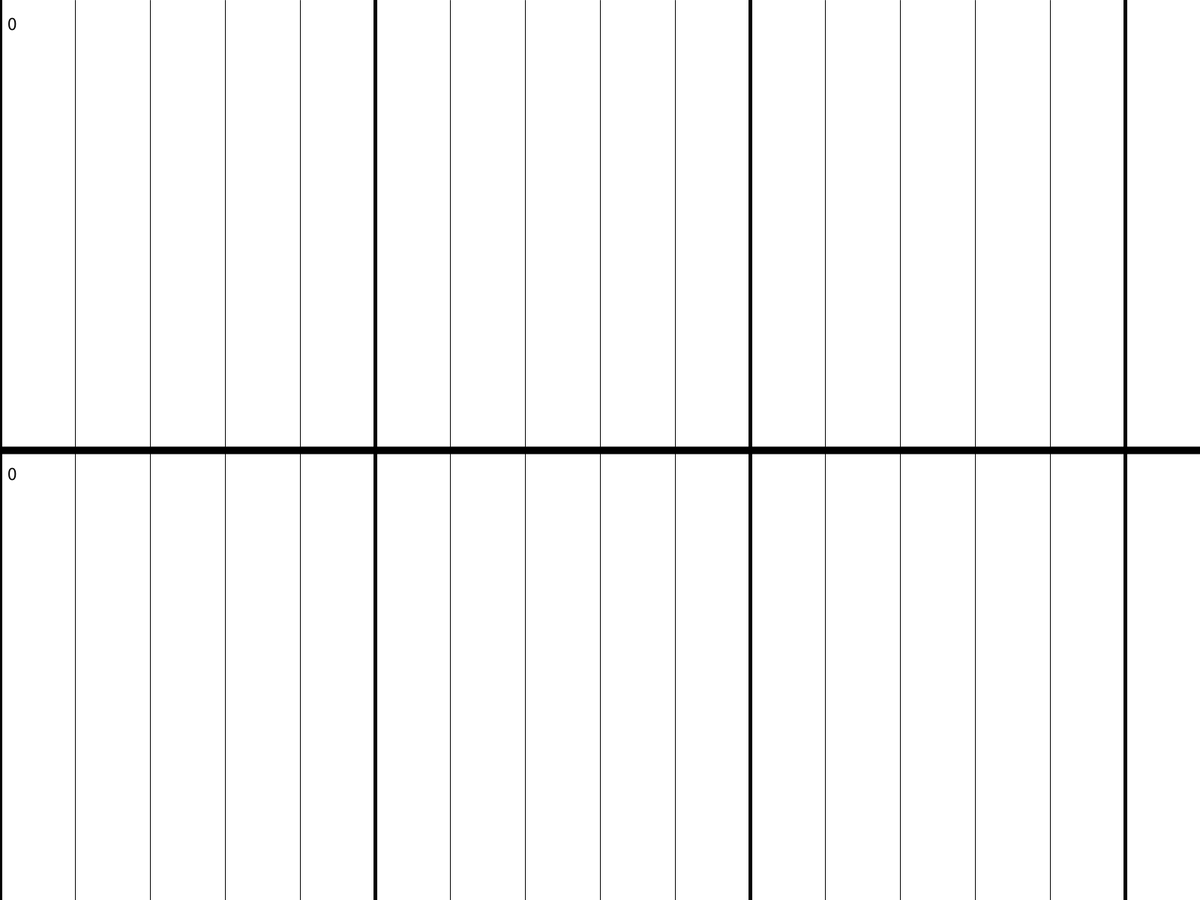
Frame 1 (no input)
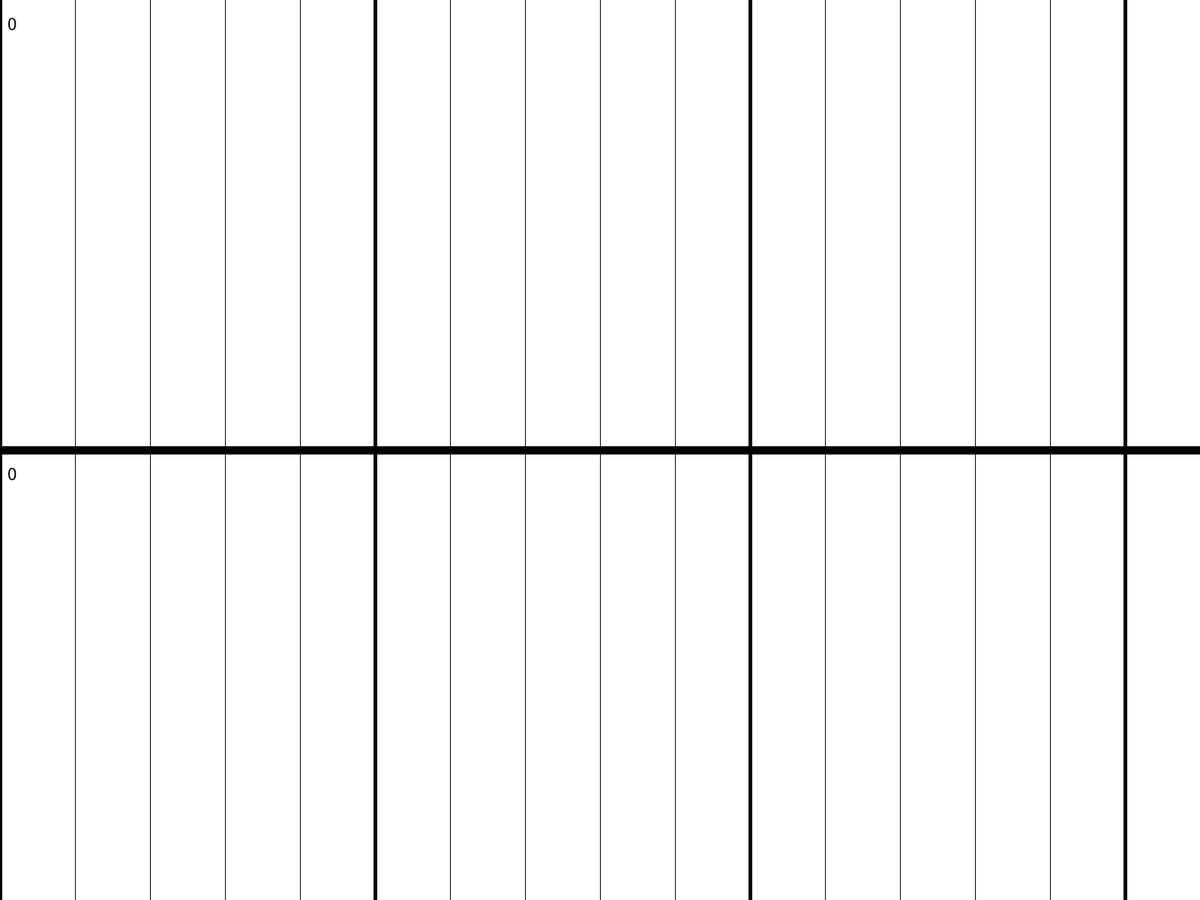
Frame 60 (the mouse pressed at the canvas centre just before this capture)
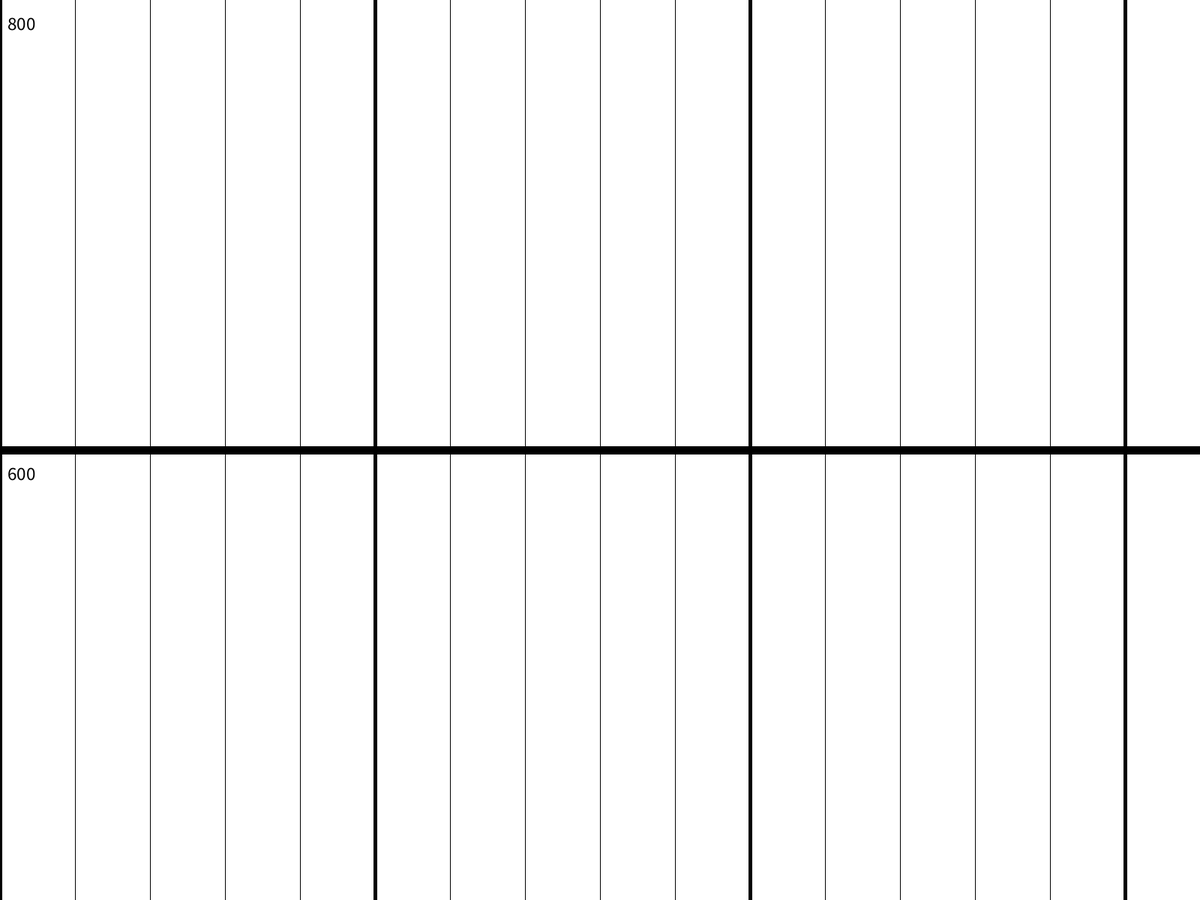
Frame 120 (the mouse held since frame 60 and released just before this capture)

The Processing sketch that drew these frames (run headless with seeded random() and noise(); from frame 60 on, the mouse is pressed at the canvas centre):

// Processing sketch: Graph
// ── Graph.pde
int x, y = 0;

void setup() {
  fullScreen();
  background(255);
  frameRate(120);
  smooth();
}

void draw() {
  if(mouseX > 0 && mouseX < height/2)
  {
    stroke(255, 255 - mouseX/2, 0);
    line(x, height/2, x++, height/2 - mouseX); 
  }
  
  if(mouseY > 0 && mouseY < height/2)
  {
    stroke(255, 255 - mouseY/2, 0);
    line(y, height, y++, height - mouseY);
  }
  
  stroke(0);
  drawChain();
}

void drawChain() {
  // Vertical line
  strokeWeight(10);
  line(0, height/2, width, height/2);
  
  // Horizontal lines
  for(int i = 0; i < 20; i++)
  {
    if( i % 5 == 0)
      strokeWeight(5);
    else
      strokeWeight(1);
      
    line(i * 100, height, i * 100, 0);
  }
    
  textSize(25);
  stroke(255);
  fill(255);
  rect(10, 10, 32 * 2, 32);
  rect(10, height/2 + 10, 32 * 2, 32);
  fill(0, 0, 0);
  text(mouseX, 10, 40);
  text(mouseY, 10, height/2 + 40);
}
